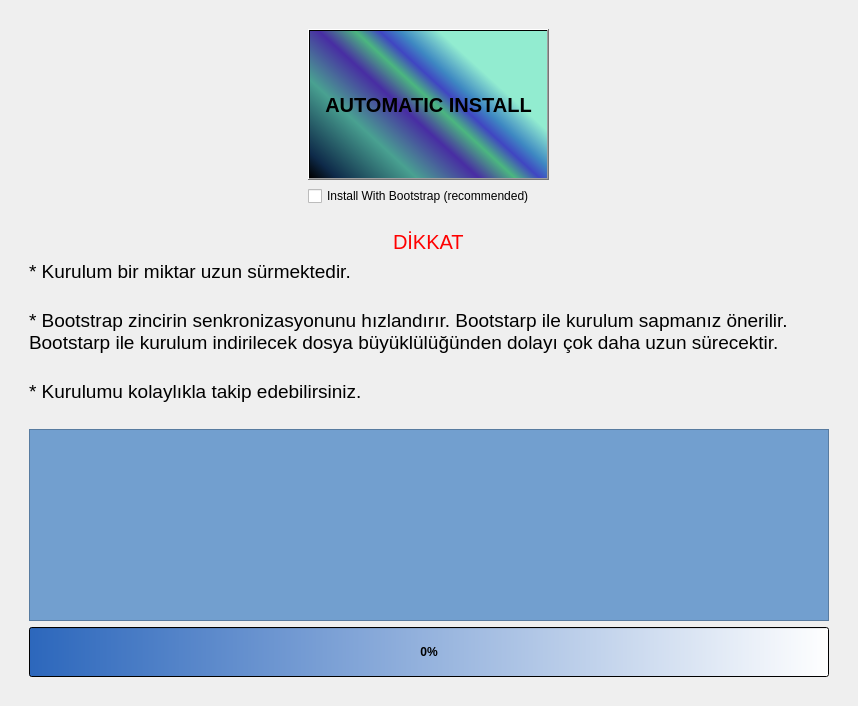
      <widget class="QWidget" name="tab_7">
       <attribute name="title">
        <string>Installer</string>
       </attribute>
       <layout class="QHBoxLayout" name="horizontalLayout_6">
        <item>
         <widget class="QFrame" name="frame_27">
          <property name="frameShape">
           <enum>QFrame::NoFrame</enum>
          </property>
          <property name="frameShadow">
           <enum>QFrame::Raised</enum>
          </property>
          <layout class="QVBoxLayout" name="verticalLayout_8">
           <item alignment="Qt::AlignHCenter|Qt::AlignVCenter">
            <widget class="QFrame" name="frame_26">
             <property name="sizePolicy">
              <sizepolicy hsizetype="Preferred" vsizetype="Maximum">
               <horstretch>0</horstretch>
               <verstretch>0</verstretch>
              </sizepolicy>
             </property>
             <property name="frameShape">
              <enum>QFrame::NoFrame</enum>
             </property>
             <property name="frameShadow">
              <enum>QFrame::Raised</enum>
             </property>
             <layout class="QVBoxLayout" name="verticalLayout_9">
              <item alignment="Qt::AlignHCenter">
               <widget class="QPushButton" name="pushButton_5">
                <property name="sizePolicy">
                 <sizepolicy hsizetype="Maximum" vsizetype="Maximum">
                  <horstretch>0</horstretch>
                  <verstretch>0</verstretch>
                 </sizepolicy>
                </property>
                <property name="minimumSize">
                 <size>
                  <width>241</width>
                  <height>151</height>
                 </size>
                </property>
                <property name="font">
                 <font>
                  <pointsize>15</pointsize>
                  <weight>75</weight>
                  <italic>false</italic>
                  <bold>true</bold>
                 </font>
                </property>
                <property name="styleSheet">
                 <string notr="true">background-color: qlineargradient(spread:pad, x1:0, y1:1, x2:0.841, y2:0.431818, stop:0 rgba(0, 0, 0, 255), stop:0.0945274 rgba(14, 42, 73, 255), stop:0.368159 rgba(73, 161, 145, 255), stop:0.58209 rgba(72, 45, 163, 255), stop:0.706468 rgba(75, 182, 128, 255), stop:0.79 rgba(64, 70, 194, 255), stop:0.86 rgba(62, 136, 194, 255), stop:0.995025 rgba(146, 236, 208, 255));</string>
                </property>
                <property name="text">
                 <string>AUTOMATIC INSTALL</string>
                </property>
               </widget>
              </item>
              <item>
               <widget class="QCheckBox" name="checkBox">
                <property name="text">
                 <string>Install With Bootstrap (recommended)</string>
                </property>
                <property name="checked">
                 <bool>false</bool>
                </property>
                <property name="tristate">
                 <bool>false</bool>
                </property>
               </widget>
              </item>
             </layout>
            </widget>
           </item>
           <item>
            <widget class="QFrame" name="frame_25">
             <property name="sizePolicy">
              <sizepolicy hsizetype="Minimum" vsizetype="Ignored">
               <horstretch>0</horstretch>
               <verstretch>0</verstretch>
              </sizepolicy>
             </property>
             <property name="frameShape">
              <enum>QFrame::NoFrame</enum>
             </property>
             <property name="frameShadow">
              <enum>QFrame::Raised</enum>
             </property>
             <layout class="QVBoxLayout" name="verticalLayout_7">
              <item alignment="Qt::AlignHCenter">
               <widget class="QLabel" name="label_71">
                <property name="font">
                 <font>
                  <pointsize>15</pointsize>
                 </font>
                </property>
                <property name="styleSheet">
                 <string notr="true">color: rgb(255, 0, 0);</string>
                </property>
                <property name="text">
                 <string>DİKKAT</string>
                </property>
               </widget>
              </item>
              <item>
               <widget class="QLabel" name="label_72">
                <property name="font">
                 <font>
                  <pointsize>14</pointsize>
                 </font>
                </property>
                <property name="text">
                 <string>* Kurulum bir miktar uzun sürmektedir. </string>
                </property>
               </widget>
              </item>
              <item>
               <widget class="QLabel" name="label_75">
                <property name="text">
                 <string/>
                </property>
               </widget>
              </item>
              <item>
               <widget class="QLabel" name="label_73">
                <property name="font">
                 <font>
                  <pointsize>14</pointsize>
                 </font>
                </property>
                <property name="text">
                 <string>* Bootstrap zincirin senkronizasyonunu hızlandırır. Bootstarp ile kurulum sapmanız önerilir. Bootstarp ile kurulum indirilecek dosya büyüklülüğünden dolayı çok daha uzun sürecektir.</string>
                </property>
                <property name="wordWrap">
                 <bool>true</bool>
                </property>
               </widget>
              </item>
              <item>
               <widget class="QLabel" name="label_76">
                <property name="text">
                 <string/>
                </property>
               </widget>
              </item>
              <item>
               <widget class="QLabel" name="label_74">
                <property name="font">
                 <font>
                  <pointsize>14</pointsize>
                 </font>
                </property>
                <property name="text">
                 <string>* Kurulumu kolaylıkla takip edebilirsiniz.</string>
                </property>
               </widget>
              </item>
              <item>
               <widget class="QLabel" name="label_77">
                <property name="text">
                 <string/>
                </property>
               </widget>
              </item>
              <item>
               <widget class="QTextEdit" name="textEdit">
                <property name="styleSheet">
                 <string notr="true">background-color: rgb(114, 159, 207);</string>
                </property>
                <property name="readOnly">
                 <bool>true</bool>
                </property>
                <property name="html">
                 <string>&lt;!DOCTYPE HTML PUBLIC &quot;-//W3C//DTD HTML 4.0//EN&quot; &quot;http://www.w3.org/TR/REC-html40/strict.dtd&quot;&gt;
&lt;html&gt;&lt;head&gt;&lt;meta name=&quot;qrichtext&quot; content=&quot;1&quot; /&gt;&lt;style type=&quot;text/css&quot;&gt;
p, li { white-space: pre-wrap; }
&lt;/style&gt;&lt;/head&gt;&lt;body style=&quot; font-family:'Ubuntu'; font-size:11pt; font-weight:400; font-style:normal;&quot;&gt;
&lt;p style=&quot;-qt-paragraph-type:empty; margin-top:0px; margin-bottom:0px; margin-left:0px; margin-right:0px; -qt-block-indent:0; text-indent:0px;&quot;&gt;&lt;br /&gt;&lt;/p&gt;&lt;/body&gt;&lt;/html&gt;</string>
                </property>
               </widget>
              </item>
              <item>
               <widget class="QProgressBar" name="progressBar_2">
                <property name="sizePolicy">
                 <sizepolicy hsizetype="Preferred" vsizetype="Maximum">
                  <horstretch>0</horstretch>
                  <verstretch>0</verstretch>
                 </sizepolicy>
                </property>
                <property name="minimumSize">
                 <size>
                  <width>800</width>
                  <height>50</height>
                 </size>
                </property>
                <property name="font">
                 <font>
                  <weight>75</weight>
                  <bold>true</bold>
                  <kerning>true</kerning>
                 </font>
                </property>
                <property name="styleSheet">
                 <string notr="true">selection-background-color: rgb(32, 74, 135);
color: rgb(0, 0, 0);
background-color: qlineargradient(spread:pad, x1:0, y1:0, x2:1, y2:0, stop:0 rgba(44, 103, 188, 255), stop:1 rgba(255, 255, 255, 255));</string>
                </property>
                <property name="value">
                 <number>0</number>
                </property>
               </widget>
              </item>
             </layout>
            </widget>
           </item>
          </layout>
         </widget>
        </item>
       </layout>
      </widget>
